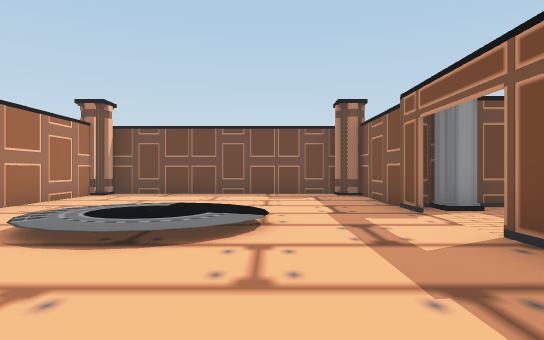
View 1 (above)

14 first-person views from a walk through a 3-D level made in the Unity game engine. The camera is 1.3 m above the floor, looks level and sees 75° across. The floor is counted in squares, 2 m on a side. Each view is taken from the middle of a square. On the plan, view 1 faces up. The plan holds only what a view shows up to about 10 squares ahead; the rest is blank. The place goes on beyond the plan. Door leaves are left out, so doorways stand open.

View 2
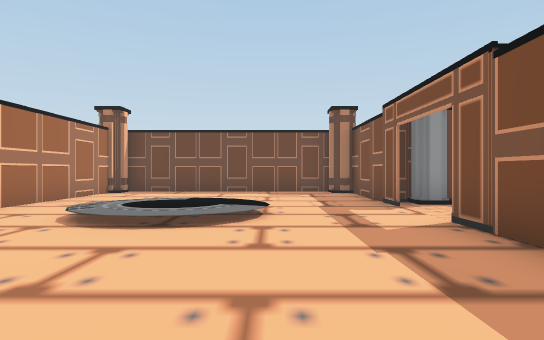

View 3
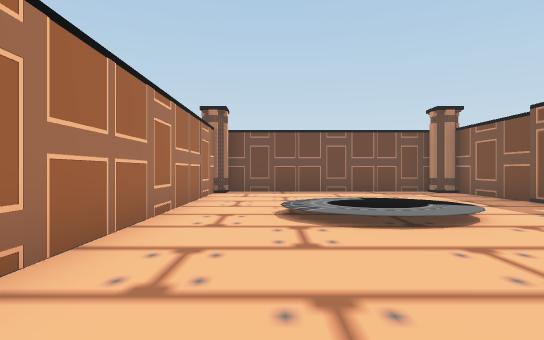

View 4
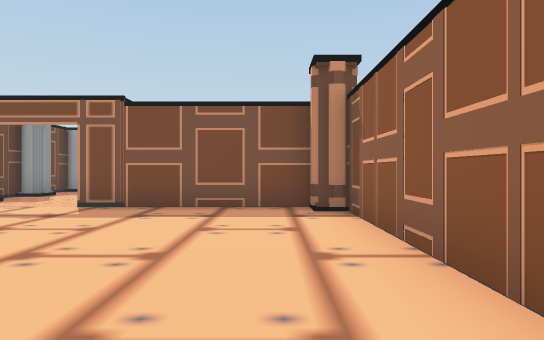

View 5
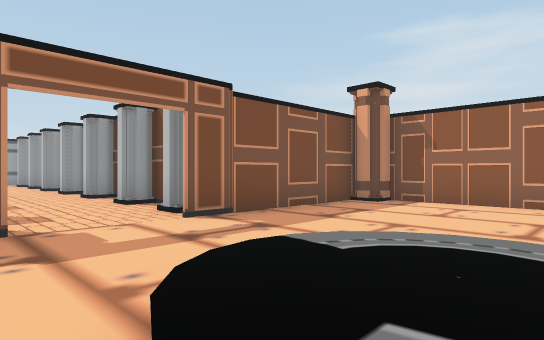

View 6
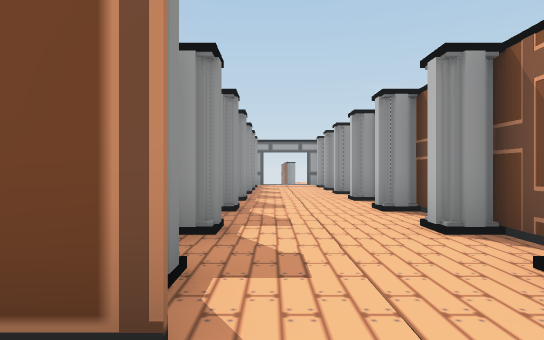

View 7
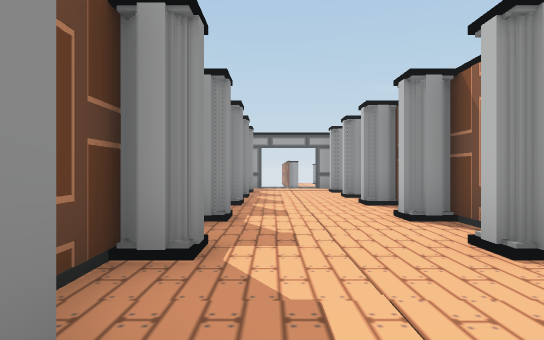

View 8
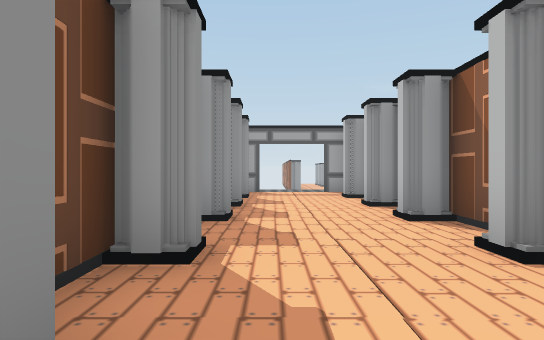

View 9
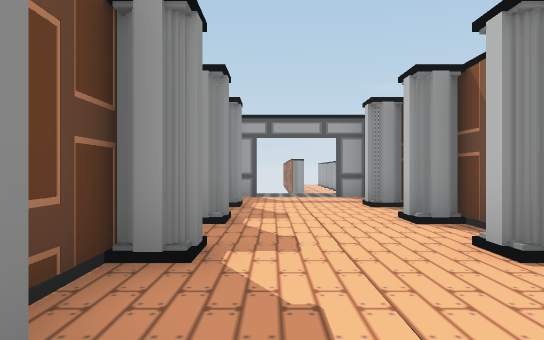

View 10
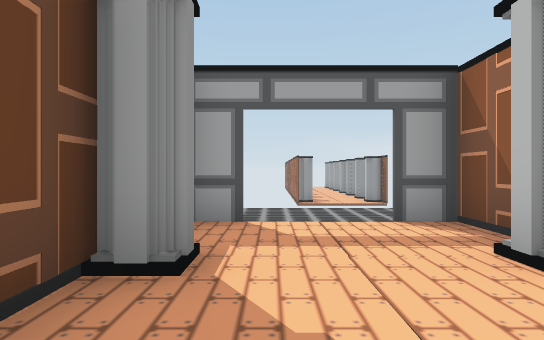

View 11
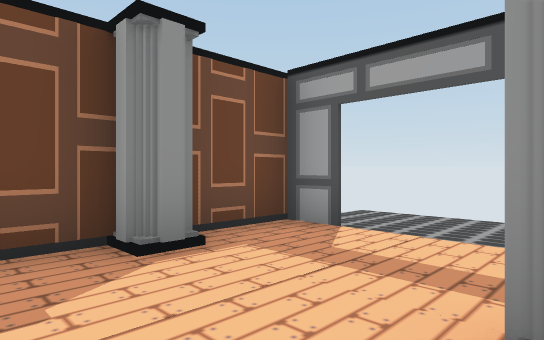

View 12
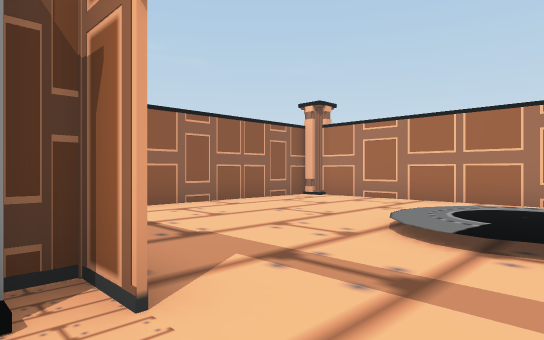

View 13
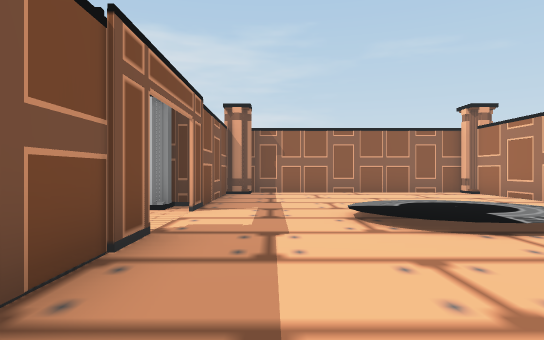

View 14
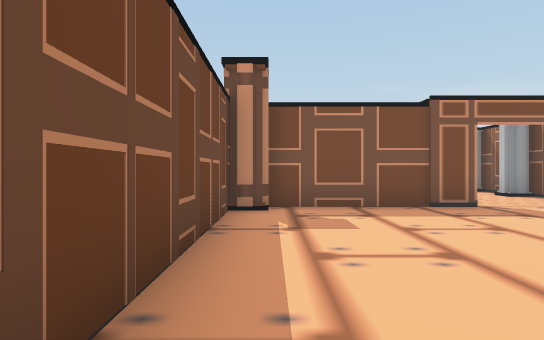

### Floor plan
Key: @ floor where view 1 was taken; # wall or solid block; . main floor; : floor 0.25 m higher than the main floor; / step, stairs or slope; D open door.
Columns run from 5 left of view 1 to 18 right of it. Each row starts with its distance up from view 1.
 10 ########
  9 #......##
  8 #.......#
  7 #.......##############
  6 #.......#.#.#.#.##.#.#..
  5 #..::/.D.............DD.
  4 #./::/.D............ DD.
  3 #..//...###.###.##.###..
  2 #.......# ### ######
  1 #.......#
  0 #....@..#
 -1 #......##
 -2 ########

Positions as (right, up) in squares from view 1, and headings:
1: (0, 0), facing up
2: (0, -1), facing up
3: (-3, -1), facing up
4: (-4, 0), facing right
5: (-2, 6), facing down-right
6: (1, 5), facing right
7: (4, 5), facing right
8: (6, 5), facing right
9: (8, 5), facing right
10: (12, 5), facing right
11: (13, 3), facing up-right
12: (3, 5), facing down-left
13: (1, 9), facing down
14: (-4, 9), facing right
